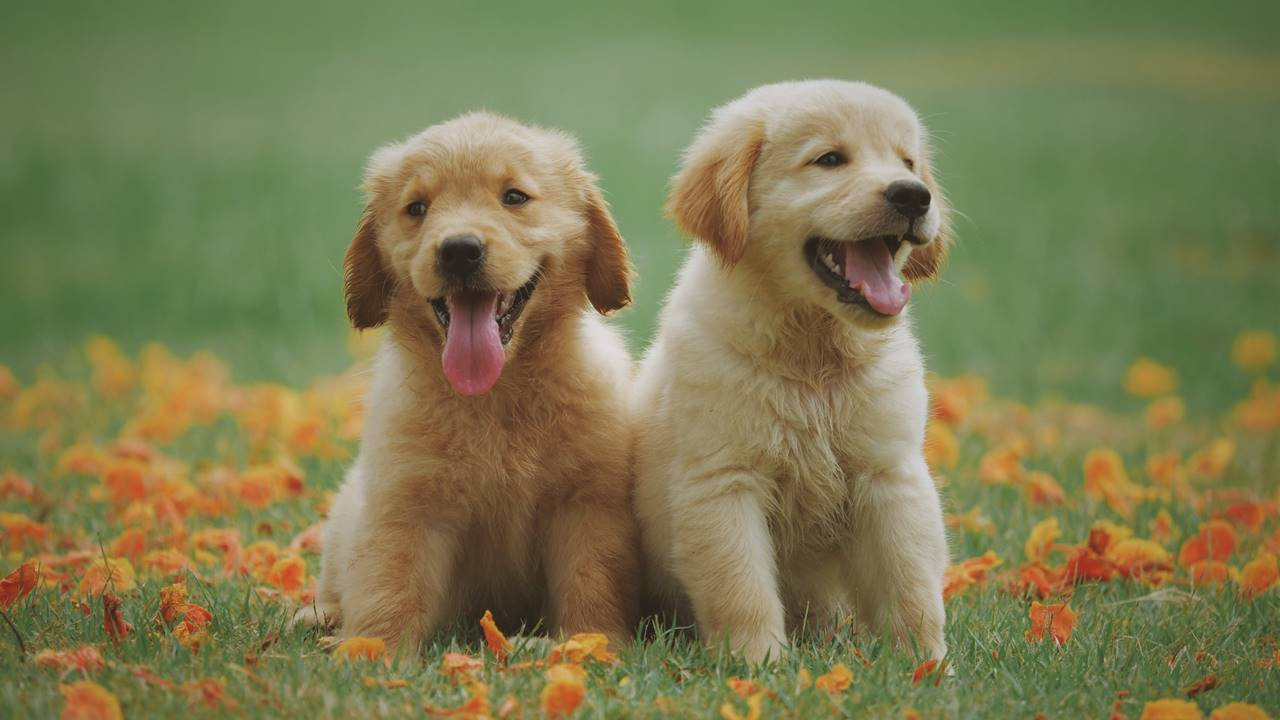
#> input picture Perritos.jpg, 1280 x 720 px
$ jupyter execute tp2.ipynb
#> lines starting #> are read from the running program, lines starting #| are printed output that depends on the picture; long printed decimals are rounded
# **Trabajo Practico Nº2 - Vision Por Computadora I**

Implementar la función create_gauss_filter(h, w, k_size, sigma) para crear filtros gaussianos para  filtrado espectral. Debe retornar un filtro gaussiano de tamaño HxW en dominio espacial y su transformada de Fourier.

[cell 1]
#Si queremos que las imágenes sean mostradas en una ventana emergente quitar el inline
# %matplotlib inline

import numpy as np
import cv2 as cv
import matplotlib.pyplot as plt

[cell 2]
def gaussian_kernel(size, sigma):
    #Genero los valores de x e y en funcion del size que paso de argumento
    x, y = np.meshgrid(np.arange(size) - size // 2, np.arange(size) - size // 2)

    #Aplico la formula gaussiana para la creacion del kernel del filtro
    kernel = np.exp(-(x**2 + y**2) / (2 * sigma**2))
    kernel = kernel / np.sum(kernel)
    return kernel

def create_gauss_filter(h, w, k_size=5, sigma=5):
    #Creo el kernel con la funcion creada anteriormente
    kernel = gaussian_kernel(k_size, sigma)

    #Compruebo que la altura de la imagen a procesar sea mayor al tamaño del kernel creado
    if h >= kernel.shape[0]:
        x = h - kernel.shape[0]
        padding_x = x//2
        #Verifico que el padding a agregar sea entero, en su defecto le agrego un +1 para compensar que sea impar
        if x % 2 == 0:
            kernel = np.pad(kernel, ((padding_x, padding_x), (0, 0)), 'constant', constant_values=0)
        else:
            kernel = np.pad(kernel, (((padding_x+1), padding_x), (0, 0)), 'constant', constant_values=0)
    else:
        #Muestro mensaje de error si no cumple la condicion inicial
        print("ERROR el h debe ser mayor o igual al k_size")
        return -1, -1

    #Compruebo que el ancho de la imagen a procesar sea mayor al tamaño del kernel creado
    if w >= kernel.shape[1]:
        y = w - kernel.shape[1]
        padding_y = y//2
        #Verifico que el padding a agregar sea entero, en su defecto le agrego un +1 para compensar que sea impar
        if y % 2 == 0:
            kernel = np.pad(kernel, ((0, 0), (padding_y, padding_y)), 'constant', constant_values=0)
        else:
            kernel = np.pad(kernel, ((0, 0), ((padding_y+1), padding_y)), 'constant', constant_values=0)
    else:
        #Muestro mensaje de error si no cumple la condicion inicial
        print("ERROR el w debe ser mayor o igual al k_size")
        return -1, -1

    #A partir del kernel calculo su fft
    kernel_fft = np.fft.fft2(kernel)
    return kernel, kernel_fft

def apply_filter(image, kernel_fft):
    #Obtengo la fft de la imagen
    image_fft = np.fft.fft2(image)

    #Aplico el filtro en el dominio de la frecuencia multiplicando ambas fft
    filtered_image_result = np.fft.ifft2(image_fft * kernel_fft)

    #Me quedo con la parte real del resultado
    filtered_image_real = np.real(filtered_image_result)

    #Convierto a uin8 el resultado final
    filtered_image_real_centrada = np.fft.fftshift(filtered_image_real)
    filtered_image = filtered_image_real_centrada.astype(np.uint8)
    return filtered_image

def plot_filter_and_fft(kernel, kernel_fft, k_size, sigma):
    #Genero la ventana grafica
    plt.figure(figsize=(12,12))

    #Grafico el kernel
    plt.subplot(1,2,1)
    plt.axis('off')
    plt.title(f'Kernel k_size={k_size}, sigma={sigma}')
    plt.imshow(kernel, cmap='jet')

    #Grafico la fft del kernel
    plt.subplot(1,2,2)
    plt.axis('off')
    plt.title(f'Kernel FFT k_size={k_size}, sigma={sigma}')
    plt.imshow(np.abs(np.fft.fftshift(kernel_fft)), cmap='jet')

def plot_image(image, img_gauss, k_size, sigma):
    #Genero la ventana grafica
    plt.figure(figsize=(12,12))

    #Grafico la imagen
    plt.subplot(1,2,1)
    plt.axis('off')
    plt.imshow(image, cmap='gray')
    plt.title('Imagen en escala de grises')

    #Grafico la imagen filtrada por el kernel
    plt.subplot(1,2,2)
    plt.axis('off')
    plt.imshow(img_gauss, cmap='gray')
    plt.title(f'Desenfoque gausiano con k_size={k_size}, sigma={sigma}')

1. Graficar ambas representaciones para diferentes tamaños de kernel y sigma. Aplicar el filtro una imagen para validar el funcionamiento en el dominio espectral.

[cell 3]
#Cargo la imagen en escala de grises
img = cv.imread('Perritos.jpg', cv.IMREAD_GRAYSCALE)
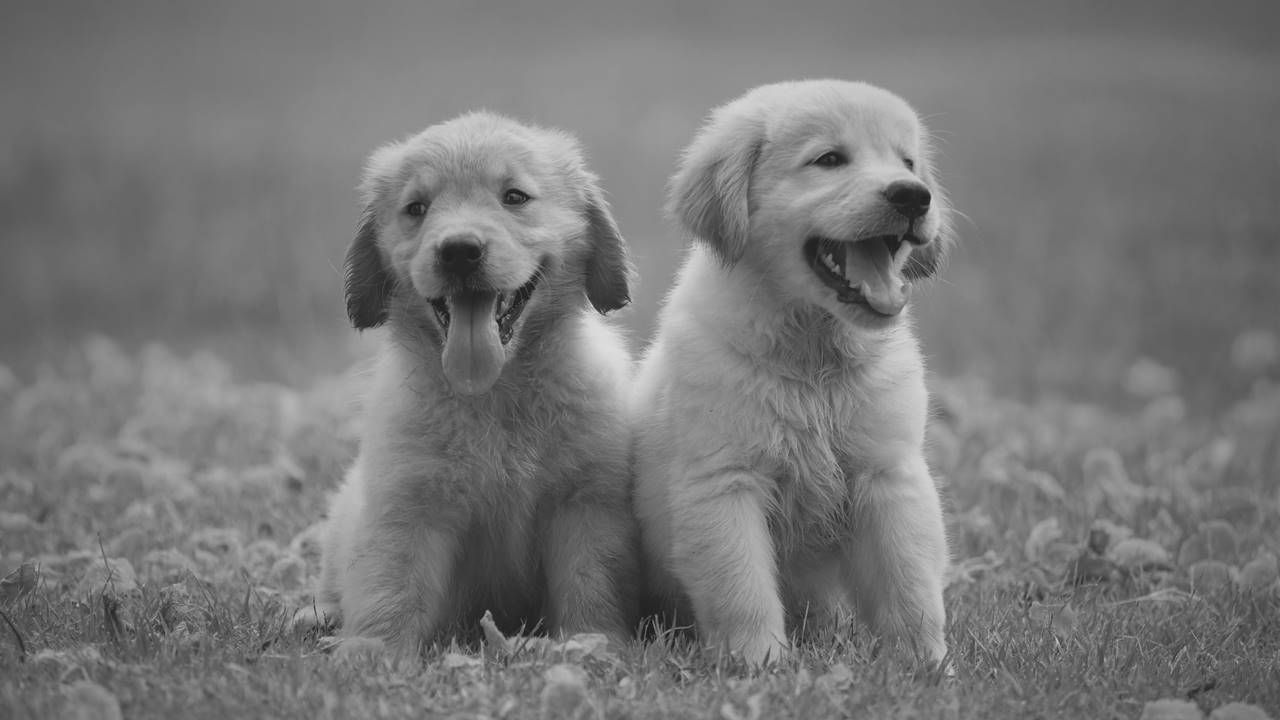
#> img: shape (720, 1280); min 7, max 223, mean 119.2
#Obtengo el alto y ancho de la misma
h, w= img.shape
#> h = 720; w = 1280
#Muestro los valores
print(f'La imagen tiene una altura de {h} y un ancho de {w}')
#| La imagen tiene una altura de 720 y un ancho de 1280

[cell 4]
#Arreglos para diferente valores de k_sizes y sigmas
k_sizes = [10, 20, 30, 40, 50]
sigmas = [1, 2, 5, 10, 20]

#Calculo el kernel para cada valor de k_sizes y sigmas y luego muestro el resultado del filtro obtenido con su fft
for i in range(len(k_sizes)):
    kernel, kernel_tf = create_gauss_filter(h, w, k_sizes[i], sigmas[i])
    plot_filter_and_fft(kernel, kernel_tf, k_sizes[i], sigmas[i])
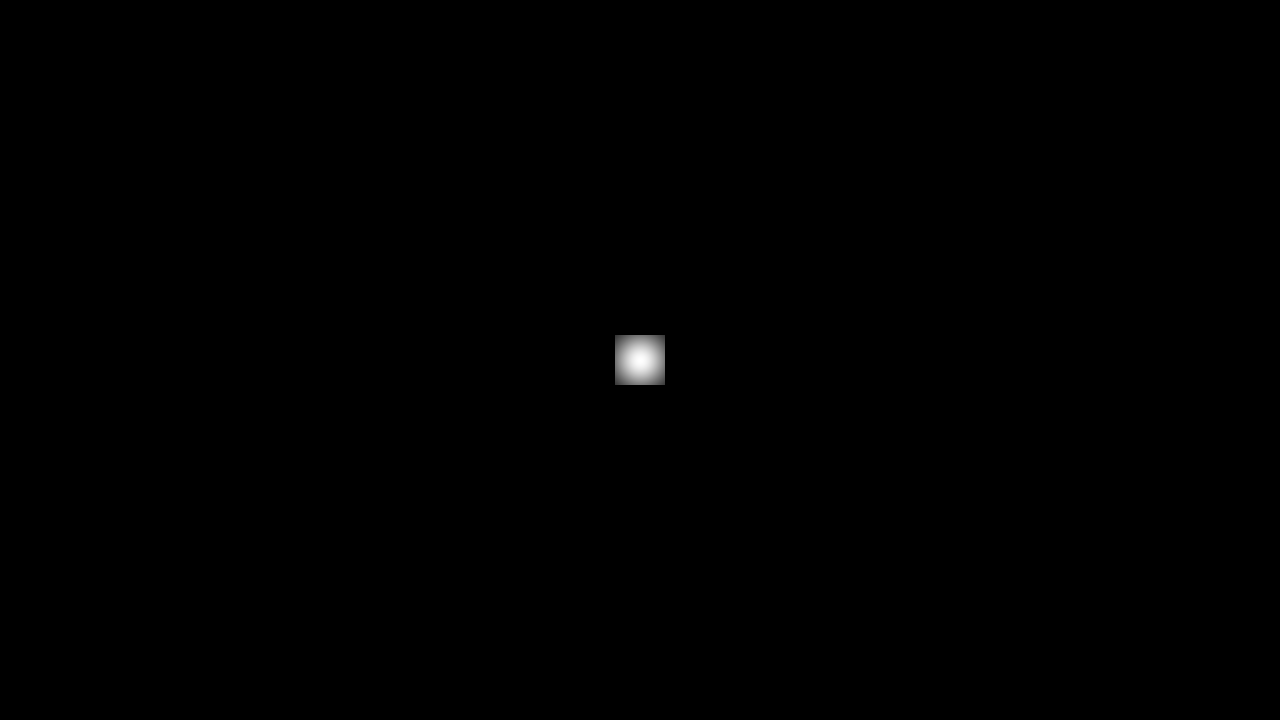
#> kernel: shape (720, 1280) float64; min 0, max 0.00064, mean 1.09e-06; drawn with min black and max white
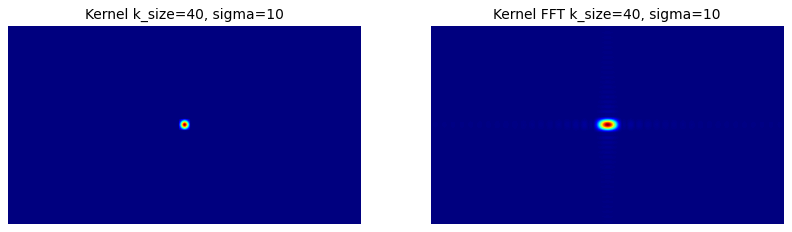
#> figure drawn by matplotlib, 2 panels

[cell 5]
#Arreglos para diferente valores de k_sizes y sigmas
k_sizes = [10, 20, 30, 40, 50]
sigmas = [1, 2, 5, 10, 20]

#Calculo el kernel para cada valor de k_sizes y sigmas y luego le aplico el filtro generado a la imagen y muestro el resultado
for i in range(len(k_sizes)):
    kernel, kernel_tf = create_gauss_filter(h, w, k_sizes[i], sigmas[i])
    img_gauss = apply_filter(img, kernel_tf)
    plot_image(img, img_gauss, k_sizes[i], sigmas[i])
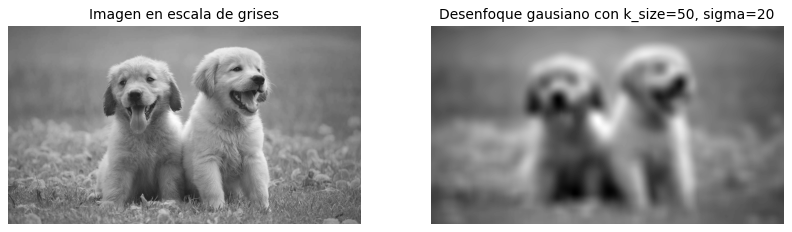
#> figure drawn by matplotlib, 2 panels

## Conclusiones

### Se observa que al incrementar el valor del parametro sigma aparecen más componentes de alta frecuencia en la transformada de fourier del kernel. Esto genera un desenfoque mayor en la imagen filtrada.

2. Usando el método descripto en el paper “Image Sharpness Measure for Blurred Images in Frequency Domain” comparar el resultado de un filtrado por convolución con el filtrado espectral.

[cell 6]
#Algorithm for image quality measure
def calc_FM(img):
    #Calculo F, que es la transformada de Fourier de la imagen
    F = np.fft.fft2(img)

    #Encuentro Fc que se obtiene desplazando el origen de F al centro.
    FC = np.fft.fftshift(F)

    #Calculo AF ques es el valor absoluto de la transformada de Fourier centrada de la imagen
    AF = np.abs(FC)

    #Calculo M ) que es el valor máximo del componente de frecuencia en F
    M = np.max(AF)

    #Calculo TH que es el número total de píxeles en F cuyo valor de píxel > thres, donde thres = M/1000
    T_H = np.count_nonzero(F > (M/1000))

    #Calculo la medida de calidad de imagen
    FM = T_H/(img.shape[0]*img.shape[1])

    return FM

[cell 7]
# Genero el filtro gaussiano
kernel, kernel_tf = create_gauss_filter(h, w, k_size=50, sigma=20)
#> in create_gauss_filter (call 11), `kernel = np.pad(kernel, ((padding_x, padding_x), (0, 0)), 'constant', ..`:
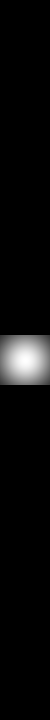
#> kernel: shape (720, 50) float64; min 0, max 0.00064, mean 2.78e-05; drawn with min black and max white
# Filtro en el espectro
img_a = apply_filter(img, kernel_tf)
#> in apply_filter (call 6), `filtered_image_real = np.real(filtered_image_result)`:
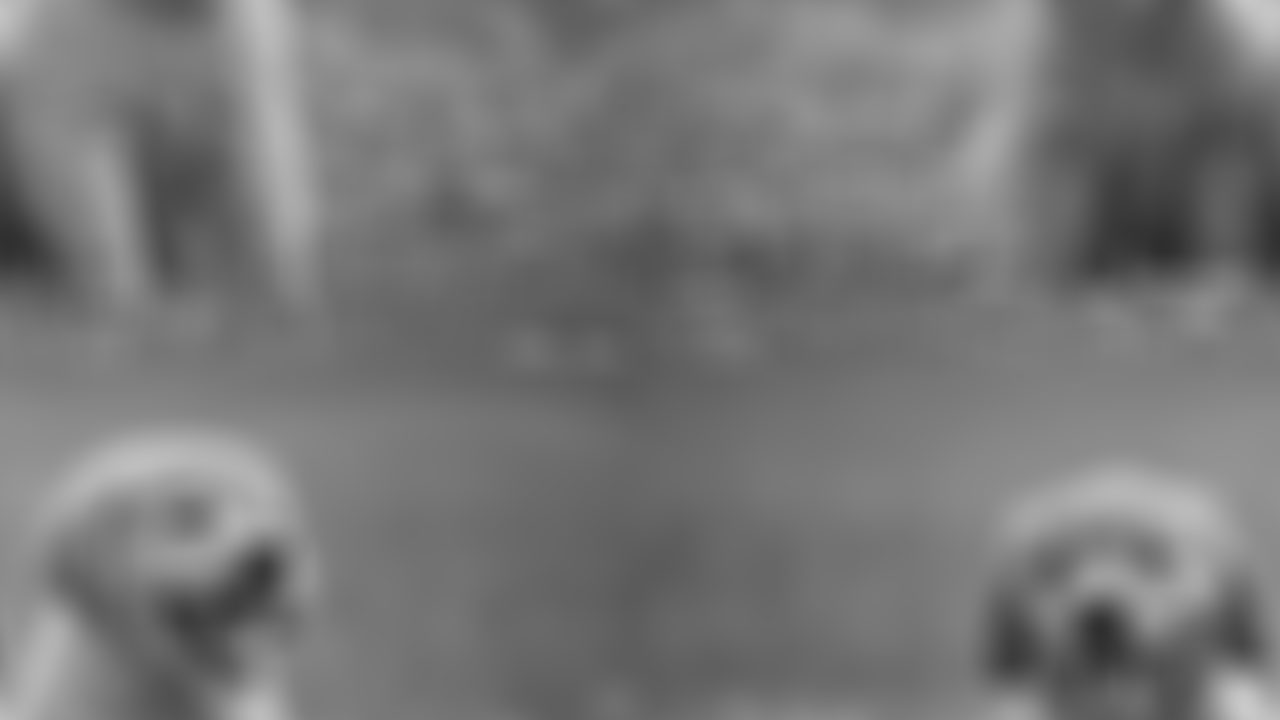
#> filtered_image_real: shape (720, 1280) float64; min 46.47, max 201.8, mean 119.2
#> in apply_filter (call 6), `filtered_image_real_centrada = np.fft.fftshift(filtered_image_real)`:
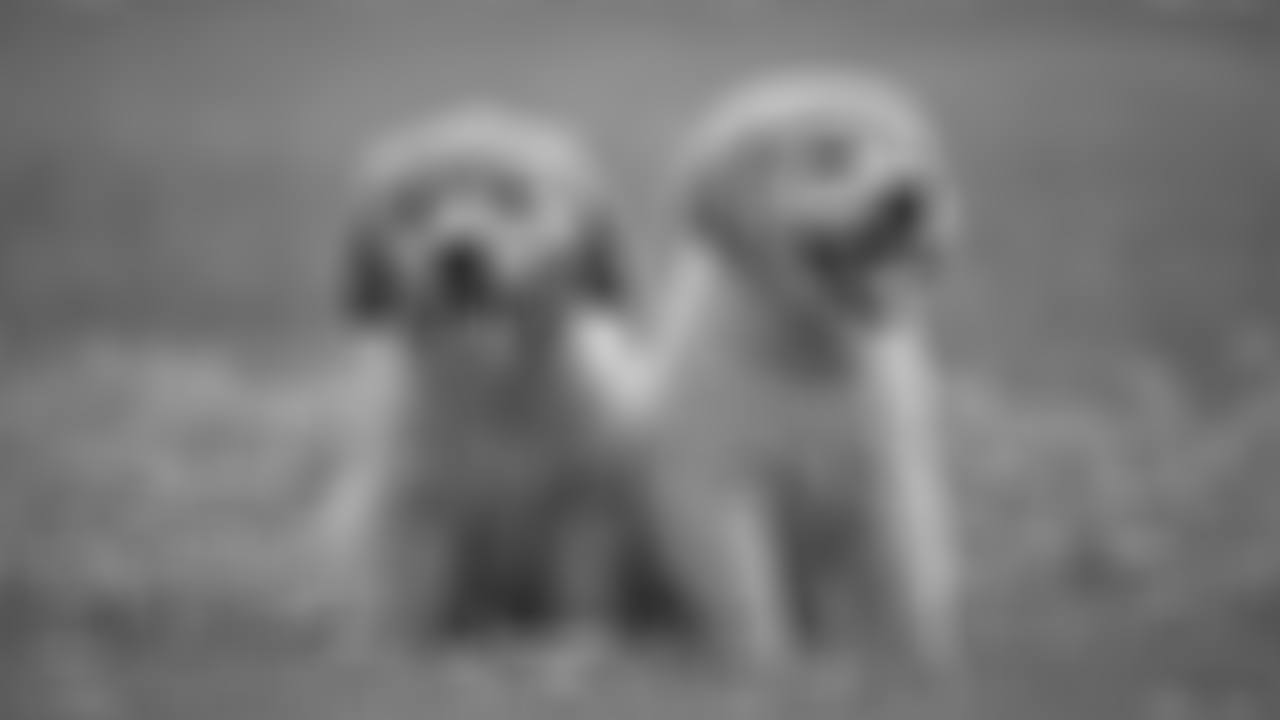
#> filtered_image_real_centrada: shape (720, 1280) float64; min 46.47, max 201.8, mean 119.2

# Filtro en el espacio por convolucion
img_b = cv.filter2D(img, -1, kernel)

# Comparacion de los resultados
print(calc_FM(img_a), calc_FM(img_b))
#> in calc_FM, `M = np.max(AF)`: M = 109438682
#> in calc_FM, `T_H = np.count_nonzero(F > (M/1000))`: T_H = 205
#> in calc_FM, `FM = T_H/(img.shape[0]*img.shape[1])`: FM = 0.000222
#| 0.0002224 0.0002224

3. Repetir la comparación usando uno de los métodos descriptos en el apéndice del paper “Analysis of focus measure operators in shape-from-focus”.

[cell 8]
#Absolute central moment
def calc_ACM(image):
    #Inicio la variable de salida en cero
    ACM = 0

    #Genero el histograma de la imagen
    histogram = cv.calcHist([image], [0], None, [256], [0, 256])

    #Claculo el valor medio
    mean = np.mean(image)

    #Realizo la sumatoria
    for i in range(len(histogram)):
        ACM += histogram[i] * np.abs(i - mean)

    #Muestro el resultado escalandolo
    return ACM/(img.shape[0]*img.shape[1])

[cell 9]
# Genero el filtro gaussiano
kernel, kernel_tf = create_gauss_filter(h, w, k_size=50, sigma=20)
# Filtro en el espectro
img_a = apply_filter(img, kernel_tf)

# Filtro en el espacio por convolucion
img_b = cv.filter2D(img, -1, kernel)

# Comparacion de los resultados
print(calc_ACM(img_a), calc_ACM(img_b))
#> in calc_ACM, `histogram = cv.calcHist([image], [0], None, [256], [0, 256])`: histogram = 256 values, max 21151 at index 124, min 0 at index 0, mean 3600
#> in calc_ACM, `mean = np.mean(image)`: mean = 118.7
#> the loop in calc_ACM, `for i in range(len(histogram)):` made 256 passes
#> ACM on passes 1 to 3: [0], [0], [0]
#> after the loop in calc_ACM, `for i in range(len(histogram)):`: ACM = [16197491]
#> the loop in calc_ACM (call 2), `for i in range(len(histogram)):` made 256 passes
#| [17.575] [17.589]
